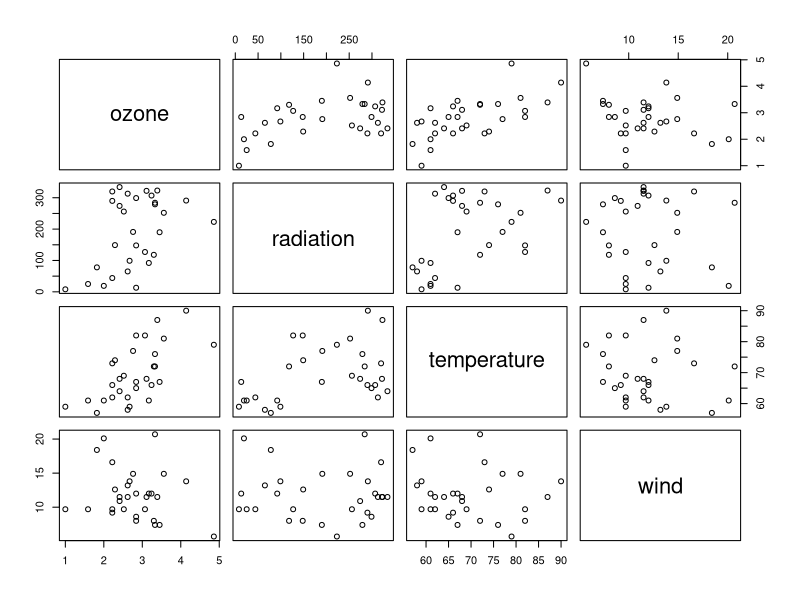
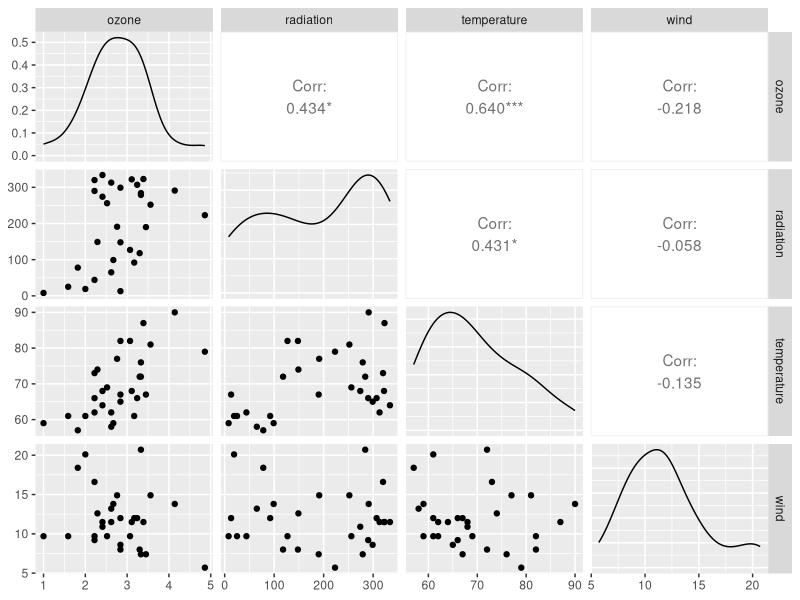

These charts were generated, in order, by the following R code: (Note: this script raises an error after producing the figures.)
#Checks that all required packaged have been installed
packages <- c("GGally")

installed_packages <- packages %in% rownames(installed.packages())
if (any(installed_packages == FALSE)) {
  install.packages(packages[!installed_packages])
}


envData <- read.table(file = "Environmental_data.txt", header = TRUE)
Y <- envData$ozone
X1 <- envData$radiation
X2 <- envData$temperature
X3 <- envData$wind

n <- length(Y)

#(A)
pairs(envData)

library(GGally)
ggpairs(envData)

#(B), (ii)
model <- lm(Y ~ X1 + X2 + X3)
X <- cbind(rep(1,n),X1, X2, X3)
XTXInv <- solve(t(X) %*% X)
XTY <- t(X) %*% Y
YTY <- t(Y) %*% Y

#(iii)
betaHat <- XTXInv %*% XTY
q = length(betaHat)

#(iv)
M = diag(n)-X%*%(XTXInv)%*%t(X)
SSR <- t(betaHat) %*% t(X) %*% Y
SST <- t(Y) %*% Y
SSE <- t(Y)%*%M%*%Y
SSTC <- SST-(sum(Y)^2)/n

SS <- c(SSE, SSR, SSTC)
DF <- c(q-1, n-q, n-1)
varSum <- data.frame(Source = c("SSE", "SSR", "SSTC"), 
                            SS = SS, DF = DF, 
                            meanSq= c(SS[1]/DF[1], SS[2]/DF[2], NA))
library(xtable)
anova_table <- xtable(varSum,caption = "Anova sumarry for air pollution data", align=c(rep("|c",length(names(varSum))),"|c|"))

#(v)
sigmaSq <- SSE/(n-q)
SE <- rep(0,q-1)
for (i in seq(2:q)){
  SE[i] <- sqrt(sigmaSq*XTXInv[i+1,i+1])
  }

tStat <- 0
for(i in seq(1:length(SE))){
  tStat[i] <- betaHat[i+1]/SE[i] 
}

pVals <- (1 - pt(abs(tStat), n-q))*2
  
FStat <- (varSum[3,2]-varSum[1,2])*varSum[2,3]/(varSum[1,2]*varSum[1,3])
pVal <- 1- pf(FStat, q-1, n-q)

#(vi)
Rsq <- (SSTC-SSE)/SSTC

#(vii)
#calculates the predicted values of ozone concentration fo the two days 
x0 <- c(1, 100, 70, 10)
x1 <- c(1, 50, 80, 10)
y0Hat <- t(x0) %*% betaHat
y1Hat <- t(x1) %*% betaHat
yDiffHat <- abs(y0Hat-y1Hat)
conf <- 0.975

epsilon_0 <- qt(conf, n-q)*sqrt((sigmaSq)*(1+t(x0) %*% XTXInv %*% x0))
epsilon_1 <- qt(conf, n-q)*sqrt((sigmaSq)*(1+t(x1) %*% XTXInv %*% x1))

CI_0 <- c(y0Hat - epsilon_0,y0Hat + epsilon_0)
CI_1 <- c(y1Hat - epsilon_1, y0Hat + epsilon_1)


#(viii))
residuals(model)
ggpairs(data.frame(res, Y, X1, X2, X3))

#(C)
#(ii)
BetaX2_int <- qt(conf, n-q-1)*sqrt((SSE*XTXInv[3,3])/(n-q))
X2_CI <- c(betaHat[3] - BetaX2_int, betaHat[3] + BetaX2_int)
X2_CI

X_True <- c(confint(model, level = 0.95)[3],confint(model, level = 0.95)[7])

#D
#(i)
model_int <- lm(Y~X1+ X2+ X3 + X1*X2 + X1*X3 + X2*X3)
model_int[["coefficients"]]

#(ii)
summary(model_int)
summary(model_int)$r.squared

#(iii)
confint(model_int, level = 0.95)
CI_table <- xtable(confint(model_int, level = 0.95), caption = 
                  "Confidence intervals for parameters beta_0-beta_6 in 
                  the updated regression model", align = c("|c", "|c", "|c|"))

#(v)
SSE_int <- sum(residuals(model_int)^2)
F <- (SSE- SSE_int)*(n-q)/(SSE_int*3)
pVal_comp <- 1-pf(F, 3,n-q)

